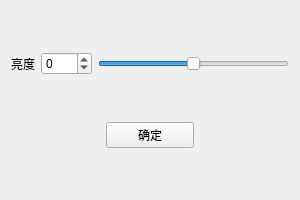
<?xml version="1.0" encoding="UTF-8"?>
<ui version="4.0">
 <class>Form</class>
 <widget class="QWidget" name="Form">
  <property name="geometry">
   <rect>
    <x>0</x>
    <y>0</y>
    <width>300</width>
    <height>200</height>
   </rect>
  </property>
  <property name="minimumSize">
   <size>
    <width>300</width>
    <height>200</height>
   </size>
  </property>
  <property name="maximumSize">
   <size>
    <width>300</width>
    <height>200</height>
   </size>
  </property>
  <property name="windowTitle">
   <string/>
  </property>
  <layout class="QGridLayout" name="gridLayout">
   <item row="1" column="1">
    <widget class="QPushButton" name="submitButton">
     <property name="text">
      <string>确定</string>
     </property>
    </widget>
   </item>
   <item row="0" column="0" colspan="3">
    <layout class="QHBoxLayout" name="horizontalLayout">
     <item>
      <widget class="QLabel" name="propertyLabel">
       <property name="text">
        <string>亮度</string>
       </property>
      </widget>
     </item>
     <item>
      <widget class="QSpinBox" name="spinBox">
       <property name="minimum">
        <number>-100</number>
       </property>
       <property name="maximum">
        <number>100</number>
       </property>
       <property name="singleStep">
        <number>1</number>
       </property>
       <property name="value">
        <number>0</number>
       </property>
      </widget>
     </item>
     <item>
      <widget class="QSlider" name="slider">
       <property name="enabled">
        <bool>true</bool>
       </property>
       <property name="font">
        <font>
         <kerning>true</kerning>
        </font>
       </property>
       <property name="cursor">
        <cursorShape>SizeHorCursor</cursorShape>
       </property>
       <property name="acceptDrops">
        <bool>false</bool>
       </property>
       <property name="minimum">
        <number>-100</number>
       </property>
       <property name="maximum">
        <number>100</number>
       </property>
       <property name="singleStep">
        <number>1</number>
       </property>
       <property name="pageStep">
        <number>1</number>
       </property>
       <property name="tracking">
        <bool>true</bool>
       </property>
       <property name="orientation">
        <enum>Qt::Horizontal</enum>
       </property>
       <property name="invertedAppearance">
        <bool>false</bool>
       </property>
       <property name="invertedControls">
        <bool>false</bool>
       </property>
      </widget>
     </item>
    </layout>
   </item>
  </layout>
 </widget>
 <resources/>
 <connections/>
</ui>
